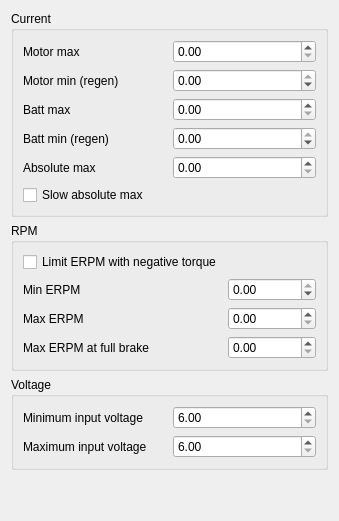
            <widget class="QWidget" name="tab_12">
             <attribute name="title">
              <string>Limits</string>
             </attribute>
             <layout class="QVBoxLayout" name="verticalLayout_24">
              <item>
               <widget class="QGroupBox" name="groupBox_8">
                <property name="sizePolicy">
                 <sizepolicy hsizetype="Preferred" vsizetype="Fixed">
                  <horstretch>0</horstretch>
                  <verstretch>0</verstretch>
                 </sizepolicy>
                </property>
                <property name="title">
                 <string>Current</string>
                </property>
                <layout class="QHBoxLayout" name="horizontalLayout_18">
                 <item>
                  <layout class="QGridLayout" name="gridLayout_9">
                   <item row="3" column="0">
                    <widget class="QLabel" name="label_19">
                     <property name="text">
                      <string>Batt min (regen)</string>
                     </property>
                    </widget>
                   </item>
                   <item row="4" column="0">
                    <widget class="QLabel" name="label_20">
                     <property name="text">
                      <string>Absolute max</string>
                     </property>
                    </widget>
                   </item>
                   <item row="3" column="1">
                    <widget class="QDoubleSpinBox" name="mcconfLimCurrentInMinBox">
                     <property name="minimum">
                      <double>-200.000000000000000</double>
                     </property>
                     <property name="maximum">
                      <double>0.000000000000000</double>
                     </property>
                    </widget>
                   </item>
                   <item row="2" column="0">
                    <widget class="QLabel" name="label_18">
                     <property name="text">
                      <string>Batt max</string>
                     </property>
                    </widget>
                   </item>
                   <item row="1" column="0">
                    <widget class="QLabel" name="label_17">
                     <property name="text">
                      <string>Motor min (regen)</string>
                     </property>
                    </widget>
                   </item>
                   <item row="4" column="1">
                    <widget class="QDoubleSpinBox" name="mcconfLimCurrentAbsMaxBox">
                     <property name="maximum">
                      <double>200.000000000000000</double>
                     </property>
                    </widget>
                   </item>
                   <item row="1" column="1">
                    <widget class="QDoubleSpinBox" name="mcconfLimCurrentMinBox">
                     <property name="minimum">
                      <double>-200.000000000000000</double>
                     </property>
                     <property name="maximum">
                      <double>0.000000000000000</double>
                     </property>
                    </widget>
                   </item>
                   <item row="2" column="1">
                    <widget class="QDoubleSpinBox" name="mcconfLimCurrentInMaxBox">
                     <property name="maximum">
                      <double>200.000000000000000</double>
                     </property>
                    </widget>
                   </item>
                   <item row="0" column="0">
                    <widget class="QLabel" name="label_16">
                     <property name="text">
                      <string>Motor max</string>
                     </property>
                    </widget>
                   </item>
                   <item row="0" column="1">
                    <widget class="QDoubleSpinBox" name="mcconfLimCurrentMaxBox">
                     <property name="maximum">
                      <double>200.000000000000000</double>
                     </property>
                    </widget>
                   </item>
                   <item row="5" column="0">
                    <widget class="QCheckBox" name="mcconfLimCurrentSlowAbsMaxBox">
                     <property name="text">
                      <string>Slow absolute max</string>
                     </property>
                    </widget>
                   </item>
                  </layout>
                 </item>
                </layout>
               </widget>
              </item>
              <item>
               <widget class="QGroupBox" name="groupBox_9">
                <property name="sizePolicy">
                 <sizepolicy hsizetype="Preferred" vsizetype="Fixed">
                  <horstretch>0</horstretch>
                  <verstretch>0</verstretch>
                 </sizepolicy>
                </property>
                <property name="title">
                 <string>RPM</string>
                </property>
                <layout class="QHBoxLayout" name="horizontalLayout_19">
                 <item>
                  <layout class="QGridLayout" name="gridLayout_10">
                   <item row="1" column="0">
                    <widget class="QLabel" name="label_21">
                     <property name="text">
                      <string>Min ERPM</string>
                     </property>
                    </widget>
                   </item>
                   <item row="2" column="1">
                    <widget class="QDoubleSpinBox" name="mcconfLimMaxErpmBox">
                     <property name="maximum">
                      <double>200000.000000000000000</double>
                     </property>
                     <property name="singleStep">
                      <double>100.000000000000000</double>
                     </property>
                    </widget>
                   </item>
                   <item row="3" column="1">
                    <widget class="QDoubleSpinBox" name="mcconfLimMaxErpmFbrakeBox">
                     <property name="maximum">
                      <double>100000.000000000000000</double>
                     </property>
                     <property name="singleStep">
                      <double>100.000000000000000</double>
                     </property>
                    </widget>
                   </item>
                   <item row="1" column="1">
                    <widget class="QDoubleSpinBox" name="mcconfLimMinErpmBox">
                     <property name="minimum">
                      <double>-200000.000000000000000</double>
                     </property>
                     <property name="maximum">
                      <double>0.000000000000000</double>
                     </property>
                     <property name="singleStep">
                      <double>100.000000000000000</double>
                     </property>
                    </widget>
                   </item>
                   <item row="2" column="0">
                    <widget class="QLabel" name="label_22">
                     <property name="text">
                      <string>Max ERPM</string>
                     </property>
                    </widget>
                   </item>
                   <item row="3" column="0">
                    <widget class="QLabel" name="label_23">
                     <property name="text">
                      <string>Max ERPM at full brake</string>
                     </property>
                    </widget>
                   </item>
                   <item row="0" column="0">
                    <widget class="QCheckBox" name="mcconfLimErpmLimitNegTorqueBox">
                     <property name="text">
                      <string>Limit ERPM with negative torque</string>
                     </property>
                    </widget>
                   </item>
                  </layout>
                 </item>
                </layout>
               </widget>
              </item>
              <item>
               <widget class="QGroupBox" name="groupBox_10">
                <property name="title">
                 <string>Voltage</string>
                </property>
                <layout class="QHBoxLayout" name="horizontalLayout_20">
                 <item>
                  <layout class="QGridLayout" name="gridLayout_11">
                   <item row="0" column="0">
                    <widget class="QLabel" name="label_24">
                     <property name="text">
                      <string>Minimum input voltage</string>
                     </property>
                    </widget>
                   </item>
                   <item row="0" column="1">
                    <widget class="QDoubleSpinBox" name="mcconfLimMinVinBox">
                     <property name="minimum">
                      <double>6.000000000000000</double>
                     </property>
                     <property name="maximum">
                      <double>60.000000000000000</double>
                     </property>
                    </widget>
                   </item>
                   <item row="1" column="0">
                    <widget class="QLabel" name="label_25">
                     <property name="text">
                      <string>Maximum input voltage</string>
                     </property>
                    </widget>
                   </item>
                   <item row="1" column="1">
                    <widget class="QDoubleSpinBox" name="mcconfLimMaxVinBox">
                     <property name="minimum">
                      <double>6.000000000000000</double>
                     </property>
                     <property name="maximum">
                      <double>60.000000000000000</double>
                     </property>
                    </widget>
                   </item>
                  </layout>
                 </item>
                </layout>
               </widget>
              </item>
              <item>
               <spacer name="verticalSpacer_4">
                <property name="orientation">
                 <enum>Qt::Vertical</enum>
                </property>
                <property name="sizeHint" stdset="0">
                 <size>
                  <width>20</width>
                  <height>40</height>
                 </size>
                </property>
               </spacer>
              </item>
             </layout>
            </widget>
